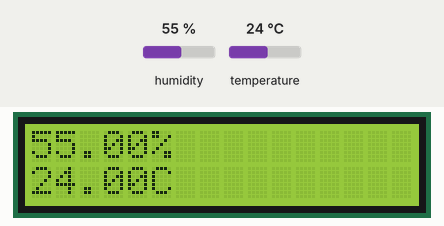
Bench run of a sketch on a simulated Arduino Nano, built with avr-gcc and run on an emulated ATmega328P. Shown: 16×2 character LCD. Inputs (shaded band) come from the test bench; at power-on: humidity 55 %, temperature 24 °C.

Above: at 1.2 s.
1.3 s: humidity set to 22 %
At 3.5 s:
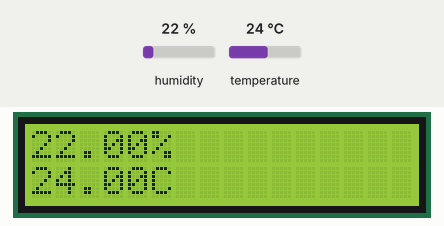
4.2 s: temperature set to 12 °C
At 5.4 s:
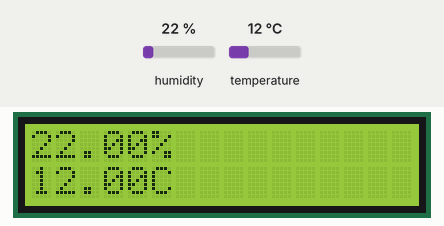
7.1 s: humidity set to 40 %
At 9.3 s:
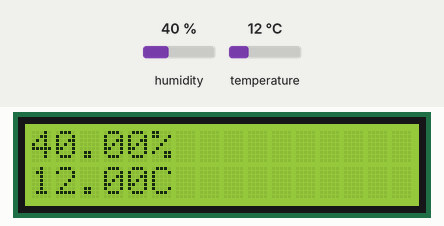
10.4 s: temperature set to 19 °C
At 11.3 s:
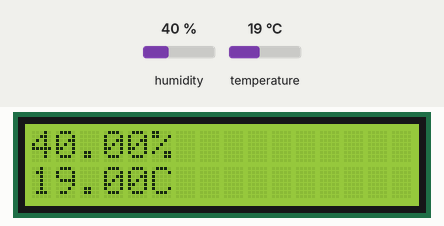
Timing chart, 0 to 13.4 s (numbered marks = the images above; inputs shaded):
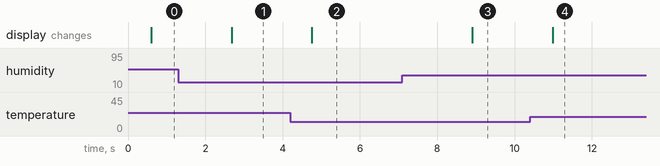

The sketch:

DHT11.ino
```cpp
#include "DHT.h"
#include "LiquidCrystal_I2C.h"

DHT dht(2, DHT11);
LiquidCrystal_I2C lcd(0x27,16,2);

void setup() {
  dht.begin();
  lcd.init();
  lcd.backlight();
}

void loop() {

  delay(500);

  float h = dht.readHumidity();
  float t = dht.readTemperature();

  if (isnan(h) || isnan(t)) {
    return;
  }

  lcd.setCursor(0,0);
  lcd.print(h);
  lcd.print("%");
  lcd.setCursor(0,1);
  lcd.print(t);
  lcd.print("C");

}
```

Measured:
- after the input at 1.3 s, the display: changes after 1.4 s (image 1)
- after the input at 4.2 s, the display: changes after 0.56 s (image 2)
- after the input at 7.1 s, the display: changes after 1.8 s (image 3)
- after the input at 10.4 s, the display: changes after 0.59 s (image 4)
